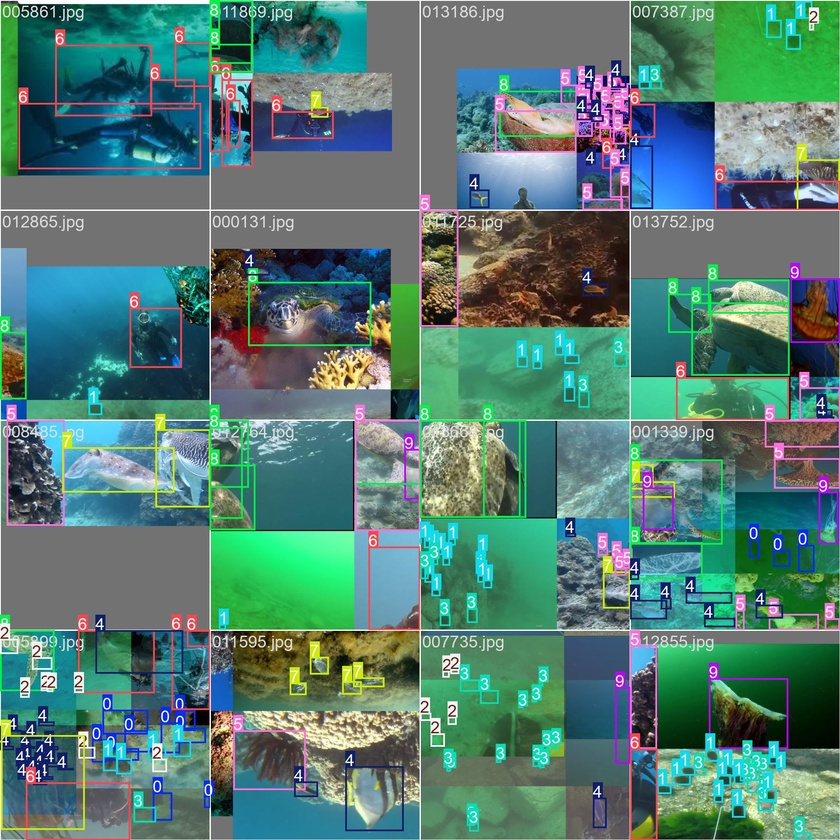
#> input picture notebooks/runs/ruod/yolov8m_raw/train_batch0.jpg, 840 x 840 px, shrunk from 1920 x 1920 before the run
$ python -i uiqm.py   (imports and definitions only)   (older library calls are emulated)
#> lines starting #> are read from the running program, lines starting #| are printed output that depends on the picture
import numpy as np
import cv2
from typing import Tuple, Dict


def _alpha_trimmed_mean_std(data: np.ndarray, alpha: float = 0.1) -> Tuple[float, float]:
    sorted_data = np.sort(data.flatten())
    n = len(sorted_data)
    trim = int(alpha * n / 2)

    if trim == 0:
        trimmed = sorted_data
    else:
        trimmed = sorted_data[trim:-trim]

    return np.mean(trimmed), np.std(trimmed)


def uicm(img_bgr: np.ndarray, alpha: float = 0.1) -> float:
    img = img_bgr.astype(np.float64)
    B, G, R = img[:, :, 0], img[:, :, 1], img[:, :, 2]

    RG = R - G
    YB = (R + G) / 2.0 - B

    mu_rg, sigma_rg = _alpha_trimmed_mean_std(RG, alpha)
    mu_yb, sigma_yb = _alpha_trimmed_mean_std(YB, alpha)

    return -0.0268 * np.sqrt(mu_rg**2 + mu_yb**2) + \
            0.1586 * np.sqrt(sigma_rg**2 + sigma_yb**2)


def _eme(channel: np.ndarray, block_size: int = 8) -> float:
    h, w = channel.shape
    k1 = h // block_size
    k2 = w // block_size

    if k1 == 0 or k2 == 0:
        return 0.0

    eme_sum = 0.0

    for i in range(k1):
        for j in range(k2):
            block = channel[i*block_size:(i+1)*block_size,
                           j*block_size:(j+1)*block_size]
            i_max = block.max()
            i_min = block.min()

            if i_min > 0 and i_max > i_min:
                eme_sum += np.log(i_max / i_min)

    return (2.0 / (k1 * k2)) * eme_sum


def uism(img_bgr: np.ndarray, block_size: int = 8) -> float:
    img = img_bgr.astype(np.float64)

    weights = [0.114, 0.587, 0.299]

    uism_val = 0.0

    for c in range(3):
        channel = img[:, :, c]

        sobel_x = cv2.Sobel(channel, cv2.CV_64F, 1, 0, ksize=3)
        sobel_y = cv2.Sobel(channel, cv2.CV_64F, 0, 1, ksize=3)
        edge_mag = np.sqrt(sobel_x**2 + sobel_y**2)

        eme_val = _eme(edge_mag, block_size)
        uism_val += weights[c] * eme_val

    return uism_val


def _plip_add(x: np.ndarray, y: np.ndarray, k: float = 1026.0) -> np.ndarray:
    return x + y - (x * y) / k


def _plip_sub(x: np.ndarray, y: np.ndarray, k: float = 1026.0) -> np.ndarray:
    return (x - y) / (1.0 - y / k + 1e-10)


def _plip_mult(c: float, x: np.ndarray, k: float = 1026.0) -> np.ndarray:
    return k - k * np.power(1.0 - x / k + 1e-10, c)


def _logamee(channel: np.ndarray, block_size: int = 8, k: float = 1026.0) -> float:
    h, w = channel.shape
    k1 = h // block_size
    k2 = w // block_size

    if k1 == 0 or k2 == 0:
        return 0.0

    logamee_sum = 0.0

    for i in range(k1):
        for j in range(k2):
            block = channel[i*block_size:(i+1)*block_size,
                           j*block_size:(j+1)*block_size]
            i_max = block.max()
            i_min = block.min()

            if i_max > i_min:
                numer = _plip_sub(np.array([i_max]), np.array([i_min]), k)[0]
                denom = _plip_add(np.array([i_max]), np.array([i_min]), k)[0]

                if denom > 0 and numer > 0:
                    contrast = numer / denom
                    if contrast > 0:
                        logamee_sum += contrast * np.log(contrast)

    return (1.0 / (k1 * k2)) * logamee_sum


def uiconm(img_bgr: np.ndarray, block_size: int = 8) -> float:
    gray = cv2.cvtColor(img_bgr, cv2.COLOR_BGR2GRAY).astype(np.float64)
    return _logamee(gray, block_size)


def compute_uiqm(img_bgr: np.ndarray, block_size: int = 8) -> Tuple[float, Dict]:
    c1, c2, c3 = 0.0282, 0.2953, 3.5753

    _uicm = uicm(img_bgr)
    _uism = uism(img_bgr, block_size)
    _uiconm = uiconm(img_bgr, block_size)

    val = c1 * _uicm + c2 * _uism + c3 * _uiconm

    return val, {'UICM': _uicm, 'UISM': _uism, 'UIConM': _uiconm}

>>> import cv2
>>> picture = cv2.imread('../../notebooks/runs/ruod/yolov8m_raw/train_batch0.jpg')
#> picture is the input picture: shape (840, 840, 3); mean B, G, R 114.9, 123.7, 84.3
>>> result = compute_uiqm(picture)
#> in uicm, `B, G, R = img[:, :, 0], img[:, :, 1], img[:, :, 2]`:
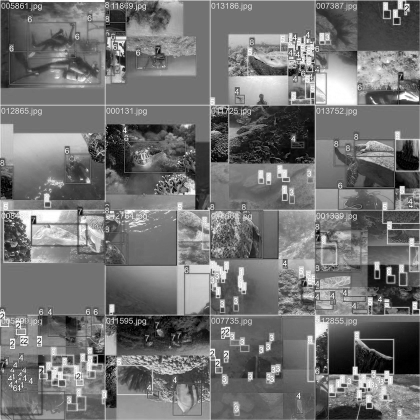
#> B: shape (840, 840) float64 (shown at 1/2 size); min 0, max 255, mean 114.9
#> in uicm, `B, G, R = img[:, :, 0], img[:, :, 1], img[:, :, 2]`:
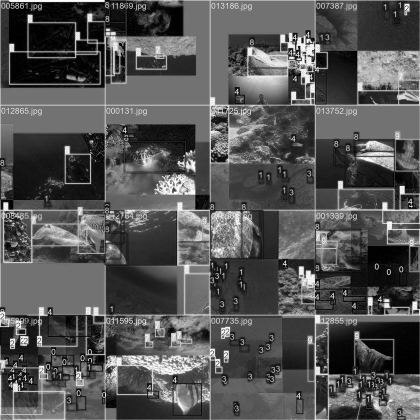
#> R: shape (840, 840) float64 (shown at 1/2 size); min 0, max 255, mean 84.3
#> in uicm, `RG = R - G`:
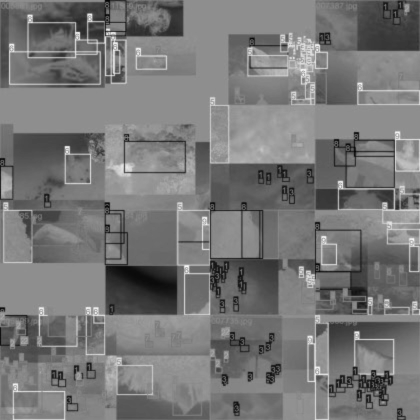
#> RG: shape (840, 840) float64 (shown at 1/2 size); min -243, max 191, mean -39.4; drawn with min black and max white
#> in uicm, `YB = (R + G) / 2.0 - B`:
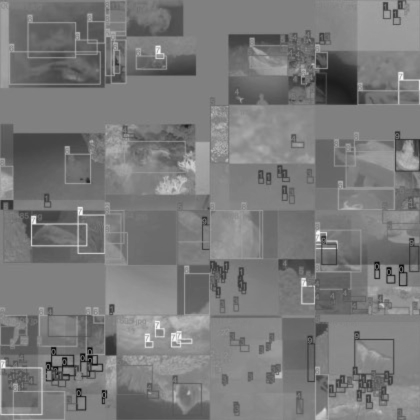
#> YB: shape (840, 840) float64 (shown at 1/2 size); min -228, max 224.5, mean -10.9; drawn with min black and max white
#> in _alpha_trimmed_mean_std, `n = len(sorted_data)`: n = 705600
#> in _alpha_trimmed_mean_std, `trim = int(alpha * n / 2)`: trim = 35280
#> in uicm, `mu_rg, sigma_rg = _alpha_trimmed_mean_std(RG, alpha)`: mu_rg = -38.25; sigma_rg = 42.76
#> in uicm, `mu_yb, sigma_yb = _alpha_trimmed_mean_std(YB, alpha)`: mu_yb = -9.83; sigma_yb = 30.2
#> the loop in uism, `for c in range(3):` made 3 passes
#> (eme_val, uism_val) on passes 1 to 3: (5.67, 0.646), (5.66, 3.97), (5.66, 5.66)
#> after the loop in uism, `for c in range(3):`:
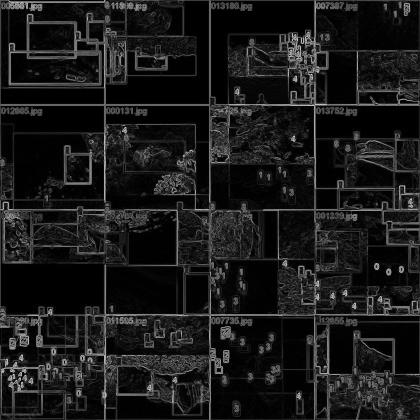
#> edge_mag: shape (840, 840) float64 (shown at 1/2 size); min 0, max 1005.5, mean 101; drawn with min black and max white
#> after the loop in uism, `for c in range(3):`: uism_val = 5.66
#> in uiconm, `gray = cv2.cvtColor(img_bgr, cv2.COLOR_BGR2GRAY).astype(np.float64)`:
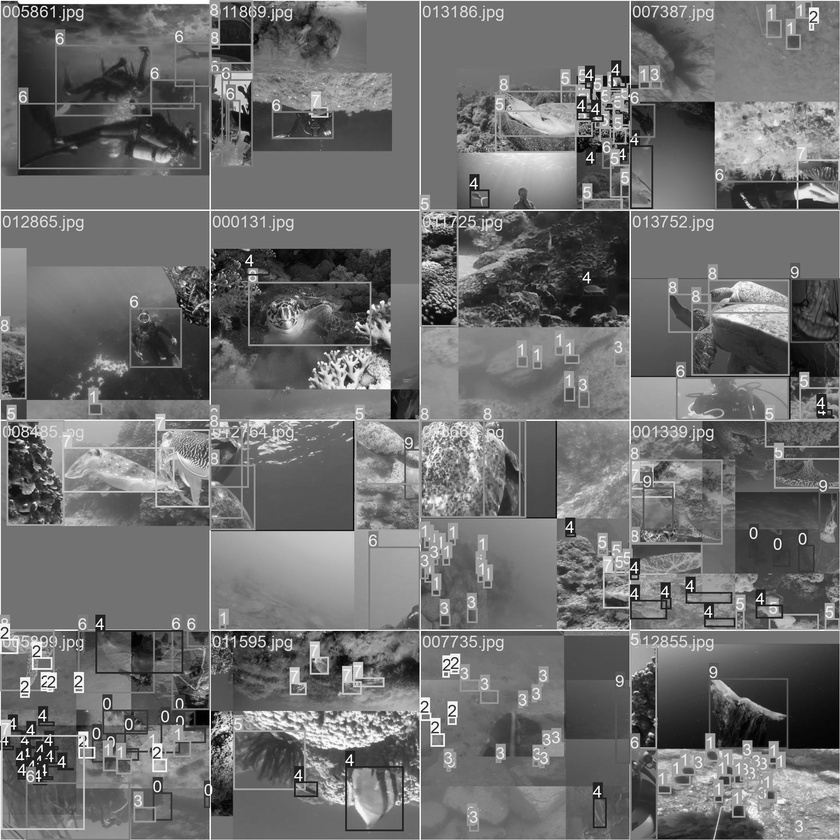
#> gray: shape (840, 840) float64; min 0, max 255, mean 110.9
#> after the loop in _logamee, `for i in range(k1):`: logamee_sum = -2643.7
#> in compute_uiqm, `val = c1 * _uicm + c2 * _uism + c3 * _uiconm`: val = 1.02

$ run again, on notebooks/runs/ruod/yolov8m_raw/train_batch1.jpg
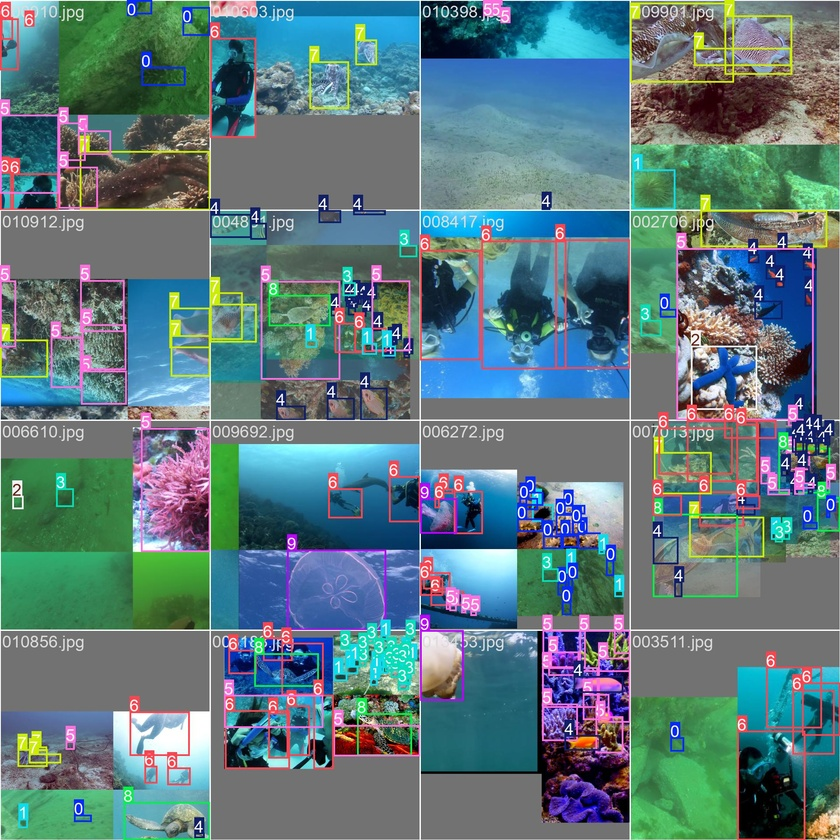
#> input picture notebooks/runs/ruod/yolov8m_raw/train_batch1.jpg, 840 x 840 px, shrunk from 1920 x 1920 before the run
#> picture is the input picture: shape (840, 840, 3); mean B, G, R 125.9, 121.4, 93
#> n = 705600
#> trim = 35280
#> mu_rg = -28.97; sigma_rg = 37.35
#> mu_yb = -17.78; sigma_yb = 35.27
#> the loop in uism, `for c in range(3):` made 3 passes
#> (eme_val, uism_val) on passes 1 to 3: (5.57, 0.635), (5.57, 3.9), (5.61, 5.58)
#> after the loop in uism, `for c in range(3):`:
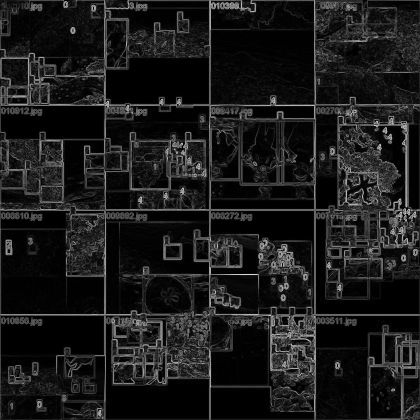
#> edge_mag: shape (840, 840) float64 (shown at 1/2 size); min 0, max 1002.4, mean 104.9; drawn with min black and max white
#> after the loop in uism, `for c in range(3):`: uism_val = 5.58
#> in uiconm, `gray = cv2.cvtColor(img_bgr, cv2.COLOR_BGR2GRAY).astype(np.float64)`:
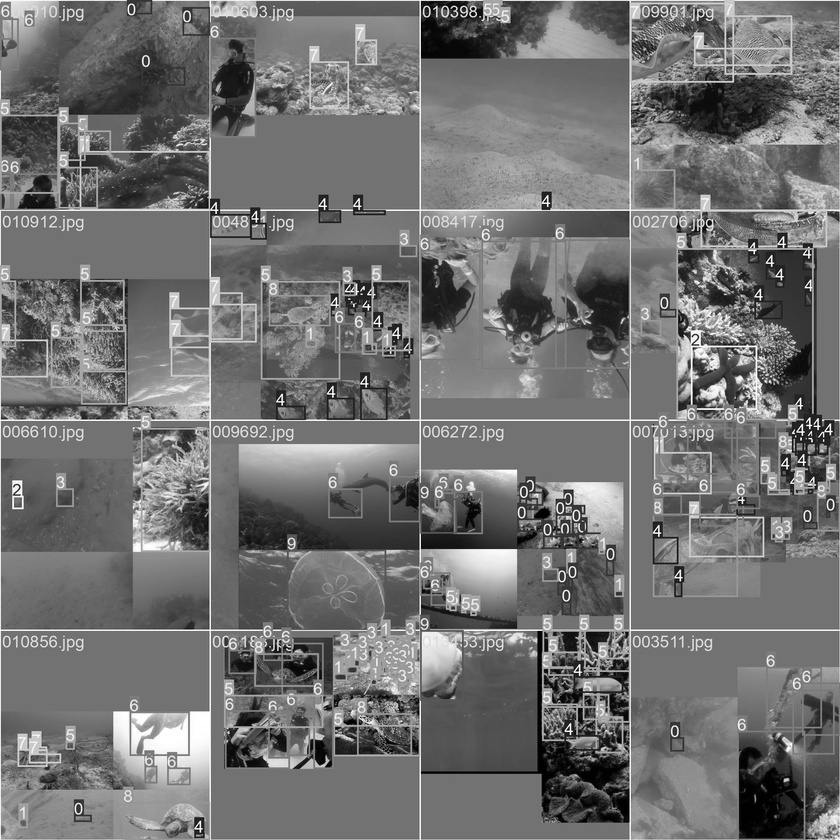
#> gray: shape (840, 840) float64; min 0, max 255, mean 113.4
#> after the loop in _logamee, `for i in range(k1):`: logamee_sum = -2523.4
#> val = 1.03

$ run again, on notebooks/runs/ruod/yolov8m_raw/train_batch2.jpg
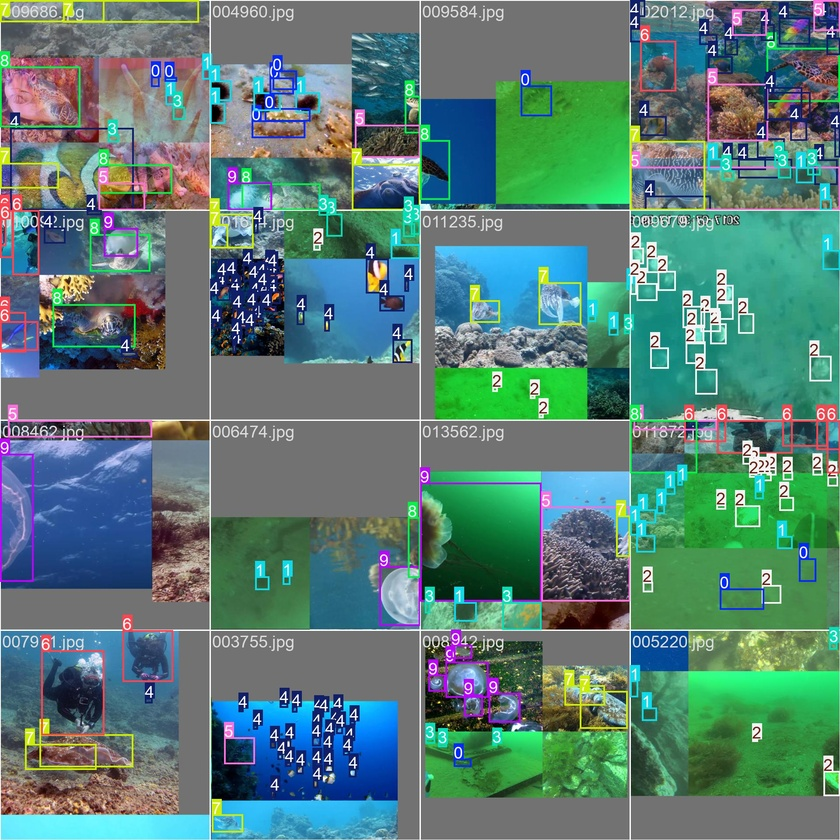
#> input picture notebooks/runs/ruod/yolov8m_raw/train_batch2.jpg, 840 x 840 px, shrunk from 1920 x 1920 before the run
#> picture is the input picture: shape (840, 840, 3); mean B, G, R 118.9, 125.6, 89.2
#> n = 705600
#> trim = 35280
#> mu_rg = -35.16; sigma_rg = 43.39
#> mu_yb = -10.1; sigma_yb = 34.14
#> the loop in uism, `for c in range(3):` made 3 passes
#> (eme_val, uism_val) on passes 1 to 3: (5.38, 0.613), (5.44, 3.8), (5.46, 5.44)
#> after the loop in uism, `for c in range(3):`:
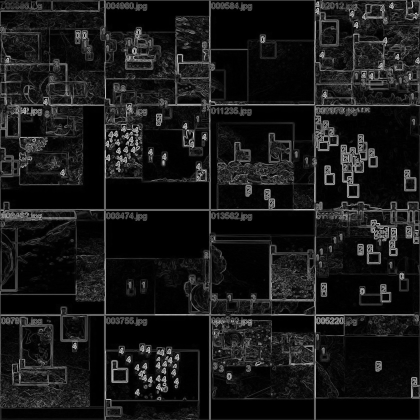
#> edge_mag: shape (840, 840) float64 (shown at 1/2 size); min 0, max 1015, mean 97.8; drawn with min black and max white
#> after the loop in uism, `for c in range(3):`: uism_val = 5.44
#> in uiconm, `gray = cv2.cvtColor(img_bgr, cv2.COLOR_BGR2GRAY).astype(np.float64)`:
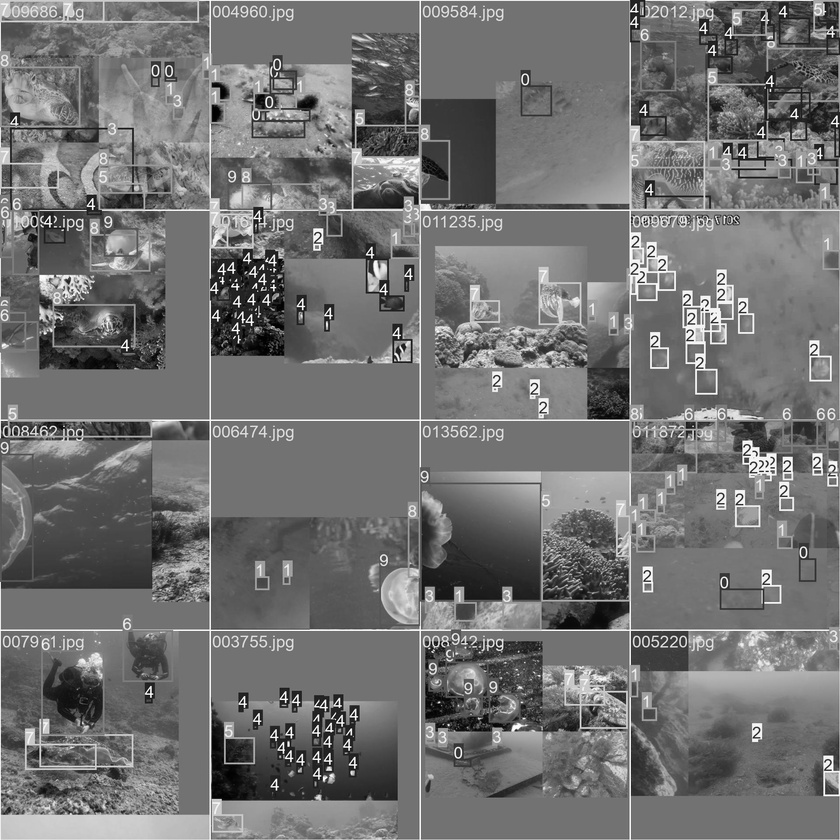
#> gray: shape (840, 840) float64; min 0, max 255, mean 114
#> after the loop in _logamee, `for i in range(k1):`: logamee_sum = -2462.6
#> val = 1.03
